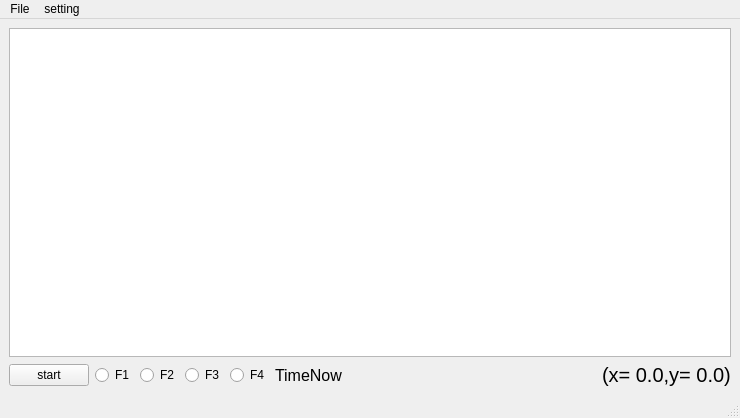
<?xml version="1.0" encoding="UTF-8"?>
<ui version="4.0">
 <class>MainWindow</class>
 <widget class="QMainWindow" name="MainWindow">
  <property name="geometry">
   <rect>
    <x>0</x>
    <y>0</y>
    <width>740</width>
    <height>418</height>
   </rect>
  </property>
  <property name="mouseTracking">
   <bool>true</bool>
  </property>
  <property name="windowTitle">
   <string>MainWindow</string>
  </property>
  <widget class="QWidget" name="centralwidget">
   <property name="mouseTracking">
    <bool>true</bool>
   </property>
   <layout class="QGridLayout" name="gridLayout">
    <item row="0" column="0">
     <layout class="QVBoxLayout" name="verticalLayout">
      <item>
       <widget class="QChartViewPlus" name="chartView">
        <property name="mouseTracking">
         <bool>true</bool>
        </property>
        <property name="autoFillBackground">
         <bool>true</bool>
        </property>
       </widget>
      </item>
      <item>
       <layout class="QHBoxLayout" name="horizontalLayout">
        <item>
         <widget class="QPushButton" name="pushButton">
          <property name="text">
           <string>start</string>
          </property>
         </widget>
        </item>
        <item>
         <widget class="QRadioButton" name="radioButton">
          <property name="text">
           <string>F1</string>
          </property>
         </widget>
        </item>
        <item>
         <widget class="QRadioButton" name="radioButton_2">
          <property name="text">
           <string>F2</string>
          </property>
         </widget>
        </item>
        <item>
         <widget class="QRadioButton" name="radioButton_3">
          <property name="text">
           <string>F3</string>
          </property>
         </widget>
        </item>
        <item>
         <widget class="QRadioButton" name="radioButton_4">
          <property name="text">
           <string>F4</string>
          </property>
         </widget>
        </item>
        <item>
         <widget class="QLabel" name="timeNow">
          <property name="font">
           <font>
            <pointsize>12</pointsize>
           </font>
          </property>
          <property name="text">
           <string>TimeNow</string>
          </property>
         </widget>
        </item>
        <item>
         <spacer name="horizontalSpacer_5">
          <property name="orientation">
           <enum>Qt::Horizontal</enum>
          </property>
          <property name="sizeHint" stdset="0">
           <size>
            <width>40</width>
            <height>20</height>
           </size>
          </property>
         </spacer>
        </item>
        <item>
         <spacer name="horizontalSpacer_4">
          <property name="orientation">
           <enum>Qt::Horizontal</enum>
          </property>
          <property name="sizeHint" stdset="0">
           <size>
            <width>40</width>
            <height>20</height>
           </size>
          </property>
         </spacer>
        </item>
        <item>
         <widget class="QLabel" name="Mouse_pos">
          <property name="font">
           <font>
            <pointsize>15</pointsize>
           </font>
          </property>
          <property name="mouseTracking">
           <bool>true</bool>
          </property>
          <property name="text">
           <string>(x= 0.0,y= 0.0)</string>
          </property>
         </widget>
        </item>
       </layout>
      </item>
     </layout>
    </item>
   </layout>
  </widget>
  <widget class="QMenuBar" name="menubar">
   <property name="geometry">
    <rect>
     <x>0</x>
     <y>0</y>
     <width>740</width>
     <height>22</height>
    </rect>
   </property>
   <widget class="QMenu" name="menuFile">
    <property name="title">
     <string>File</string>
    </property>
   </widget>
   <widget class="QMenu" name="menuset">
    <property name="title">
     <string>setting</string>
    </property>
    <addaction name="separator"/>
   </widget>
   <addaction name="menuFile"/>
   <addaction name="menuset"/>
  </widget>
  <widget class="QStatusBar" name="statusbar"/>
 </widget>
 <customwidgets>
  <customwidget>
   <class>QChartViewPlus</class>
   <extends>QGraphicsView</extends>
   <header>qchartviewplus.h</header>
  </customwidget>
 </customwidgets>
 <resources/>
 <connections/>
</ui>
